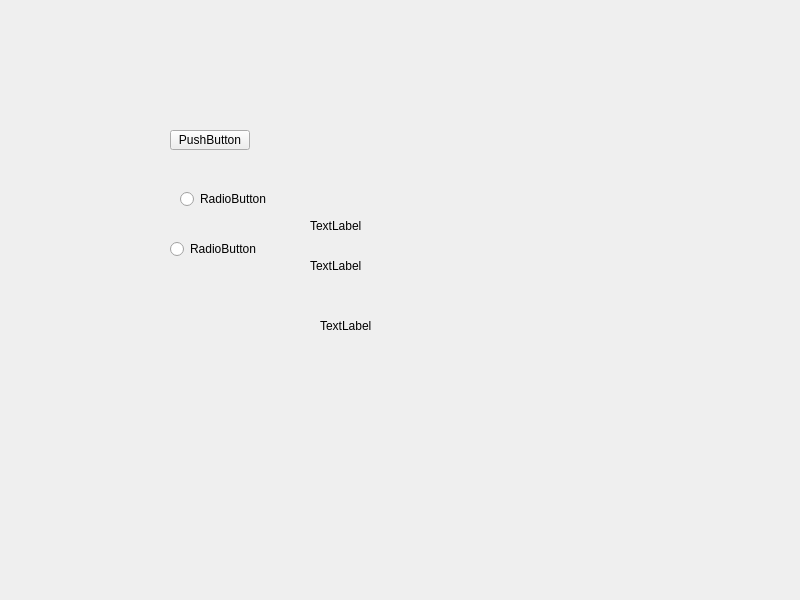
<?xml version="1.0" encoding="UTF-8"?>
<ui version="4.0">
 <class>Widget</class>
 <widget class="QWidget" name="Widget">
  <property name="geometry">
   <rect>
    <x>0</x>
    <y>0</y>
    <width>800</width>
    <height>600</height>
   </rect>
  </property>
  <property name="windowTitle">
   <string>Widget</string>
  </property>
  <widget class="QRadioButton" name="radioButton">
   <property name="geometry">
    <rect>
     <x>180</x>
     <y>190</y>
     <width>91</width>
     <height>18</height>
    </rect>
   </property>
   <property name="text">
    <string>RadioButton</string>
   </property>
  </widget>
  <widget class="QRadioButton" name="radioButton_2">
   <property name="geometry">
    <rect>
     <x>170</x>
     <y>240</y>
     <width>91</width>
     <height>18</height>
    </rect>
   </property>
   <property name="text">
    <string>RadioButton</string>
   </property>
  </widget>
  <widget class="QPushButton" name="pushButton">
   <property name="geometry">
    <rect>
     <x>170</x>
     <y>130</y>
     <width>80</width>
     <height>20</height>
    </rect>
   </property>
   <property name="text">
    <string>PushButton</string>
   </property>
  </widget>
  <widget class="QLabel" name="label">
   <property name="geometry">
    <rect>
     <x>310</x>
     <y>220</y>
     <width>54</width>
     <height>12</height>
    </rect>
   </property>
   <property name="text">
    <string>TextLabel</string>
   </property>
  </widget>
  <widget class="QLabel" name="label_2">
   <property name="geometry">
    <rect>
     <x>310</x>
     <y>260</y>
     <width>54</width>
     <height>12</height>
    </rect>
   </property>
   <property name="text">
    <string>TextLabel</string>
   </property>
  </widget>
  <widget class="QLabel" name="label_3">
   <property name="geometry">
    <rect>
     <x>320</x>
     <y>320</y>
     <width>54</width>
     <height>12</height>
    </rect>
   </property>
   <property name="text">
    <string>TextLabel</string>
   </property>
  </widget>
 </widget>
 <resources/>
 <connections/>
</ui>
